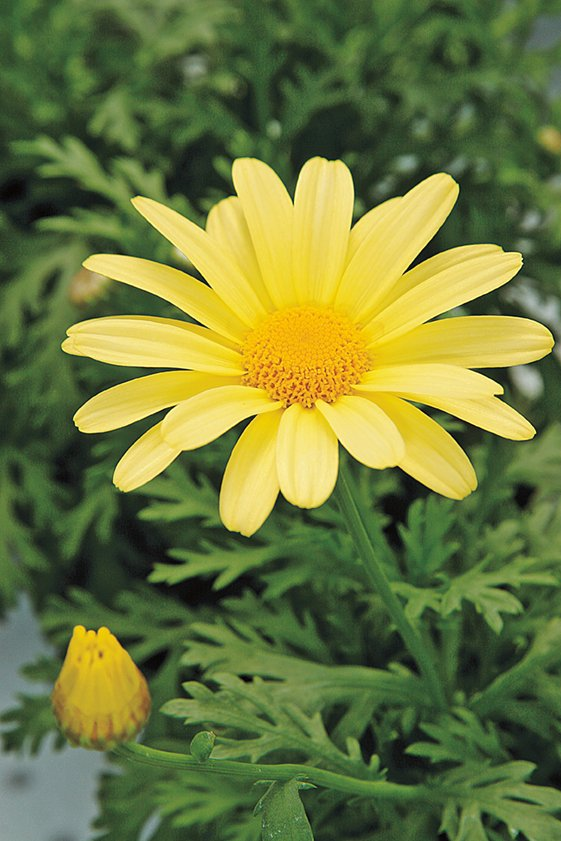
#> input picture a1images/daisy.jpg, 561 x 841 px
$ python task9.py
#> lines starting #> are read from the running program, lines starting #| are printed output that depends on the picture; after the words box and inside, x2 and y2 are one past the last pixel; in counts of white or black regions, pixels touching at a corner belong together
import cv2 as cv
import numpy as np
import matplotlib.pyplot as plt
import os


save_dir = "task9"
os.makedirs(save_dir, exist_ok=True)
# Load the image
img = cv.imread("a1images/daisy.jpg")
#> img is the input picture: shape (841, 561, 3); mean B, G, R 60.7, 120.3, 108.5

# GrabCut segmentation
mask = np.zeros(img.shape[:2], np.uint8)
bgdModel = np.zeros((1, 65), np.float64)
fgdModel = np.zeros((1, 65), np.float64)
rect = (50, 100, 550, 550)

cv.grabCut(img, mask, rect, bgdModel, fgdModel, 5, cv.GC_INIT_WITH_RECT)

# Convert mask to binary foreground/background
mask2 = np.where((mask == 2) | (mask == 0), 0, 1).astype("uint8")
foreground = img * mask2[:, :, np.newaxis]
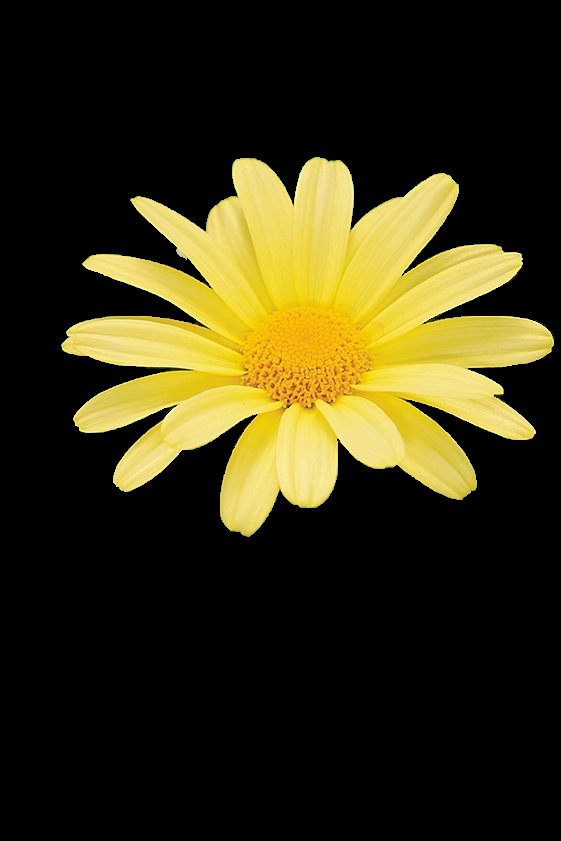
#> foreground: shape (841, 561, 3); mean B, G, R 19.1, 48, 53.7
background = img * (1 - mask2[:, :, np.newaxis])
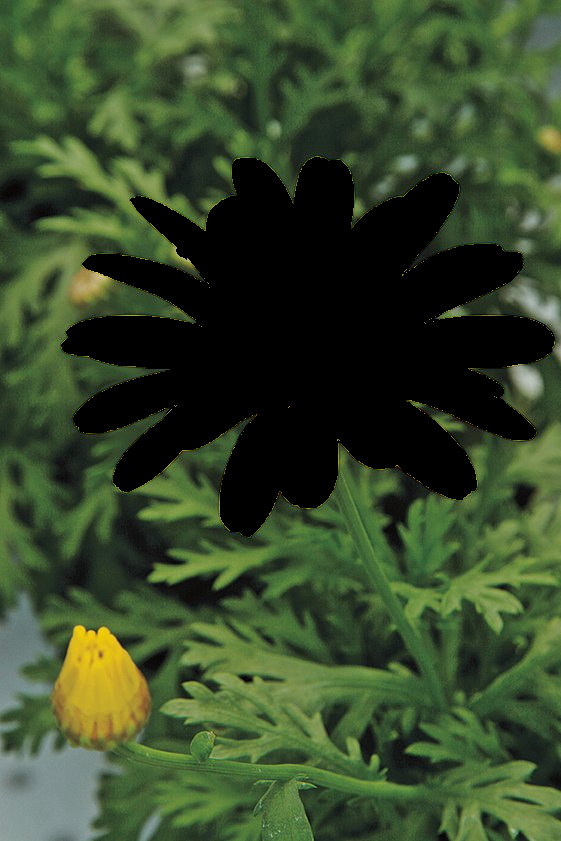
#> background: shape (841, 561, 3); mean B, G, R 41.5, 72.3, 54.8

# Blur background
blurred_bg = cv.GaussianBlur(background, (51, 51), 0)
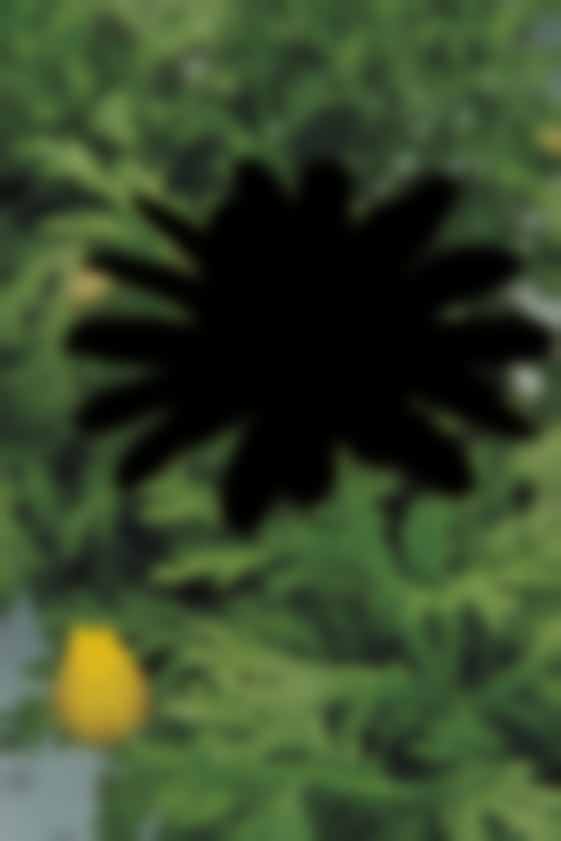
#> blurred_bg: shape (841, 561, 3); mean B, G, R 41.5, 72.3, 54.8
enhanced_img = cv.add(foreground, blurred_bg)
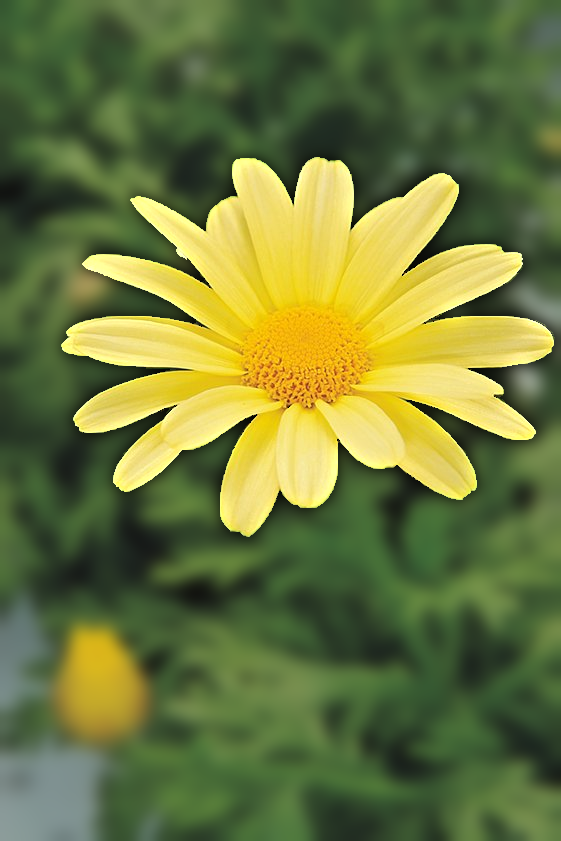
#> enhanced_img: shape (841, 561, 3); mean B, G, R 60.7, 120.2, 108.2

# Convert mask to 3-channel for visualization
mask_vis = cv.cvtColor(mask2 * 255, cv.COLOR_GRAY2BGR)
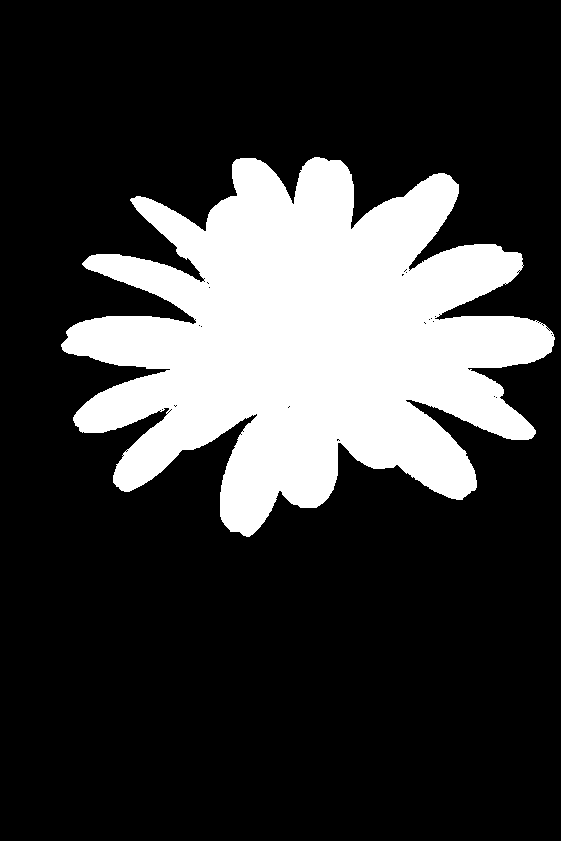
#> mask_vis: shape (841, 561, 3); 22.9% white; 1 white region, box (x1, y1, x2, y2) and area: (61, 157, 555, 537) 107919

# Stack all in 1 row
row_img = np.hstack([mask_vis, foreground, background, img, enhanced_img])
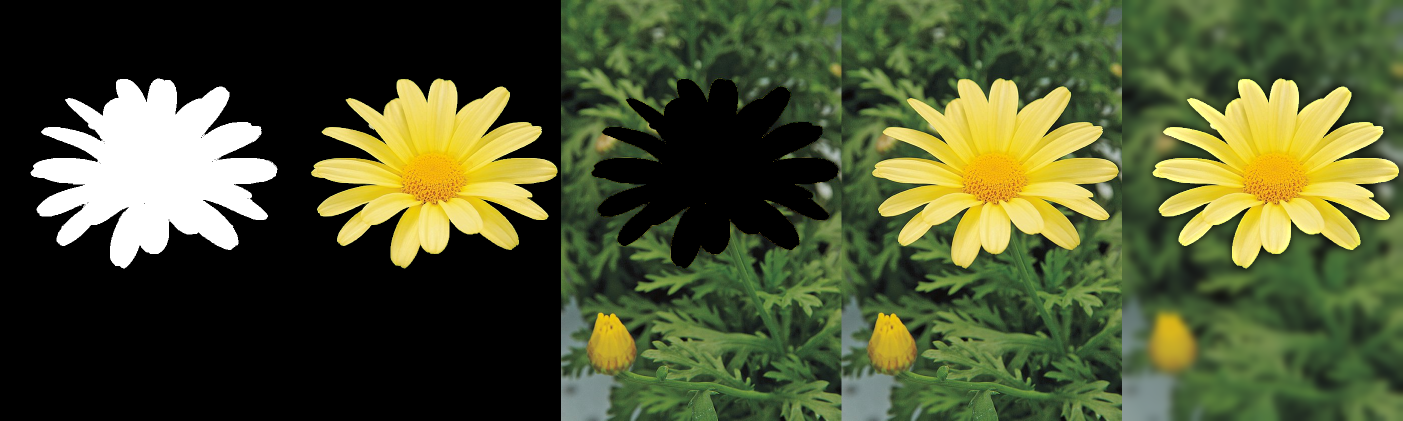
#> row_img: shape (841, 2805, 3) (shown at 1/2 size); mean B, G, R 48.1, 83.8, 76.7

# Save as single image
cv.imwrite(os.path.join(save_dir, "q9_outputs.png"), row_img)


plt.figure(figsize=(20, 5))
plt.imshow(cv.cvtColor(row_img, cv.COLOR_BGR2RGB))
plt.axis("off")
plt.show()

$ run again, with a1images/emma.jpg copied over a1images/daisy.jpg
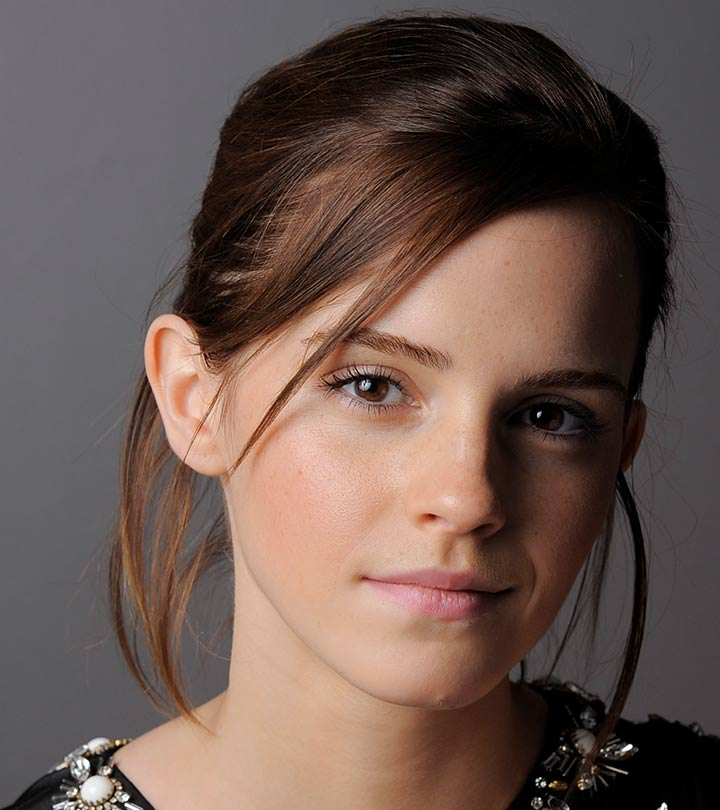
#> input picture a1images/emma.jpg, 720 x 810 px
#> img is the input picture: shape (810, 720, 3); mean B, G, R 80.1, 87.4, 106.8
#> `mask_vis = cv.cvtColor(mask2 * 255, cv.COLOR_GRAY2BGR)`:
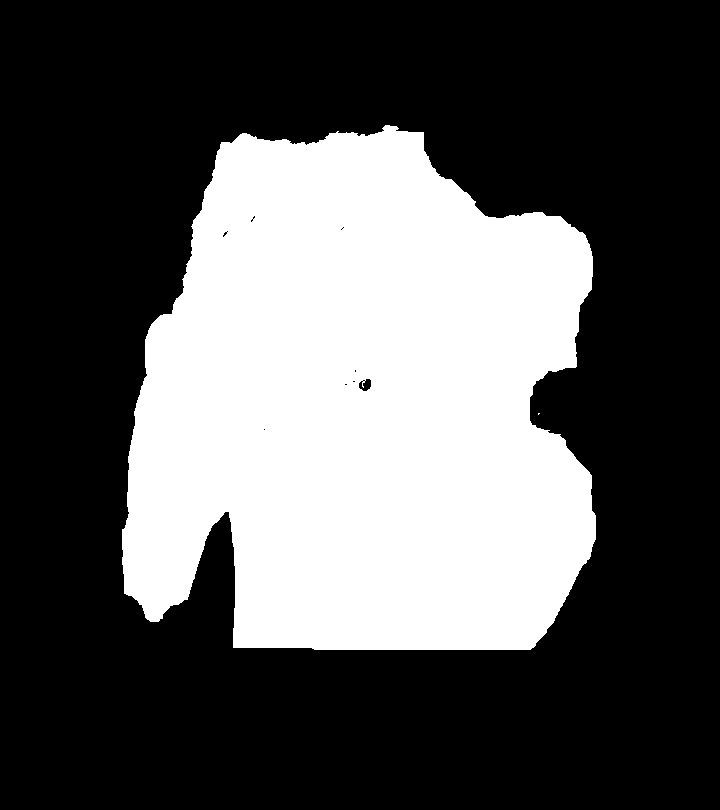
#> mask_vis: shape (810, 720, 3); 33.8% white; 2 white regions (1 under 20 px), largest, box (x1, y1, x2, y2) and area: (122, 125, 596, 650) 197083
#> `row_img = np.hstack([mask_vis, foreground, background, img, enhanced_i..`:
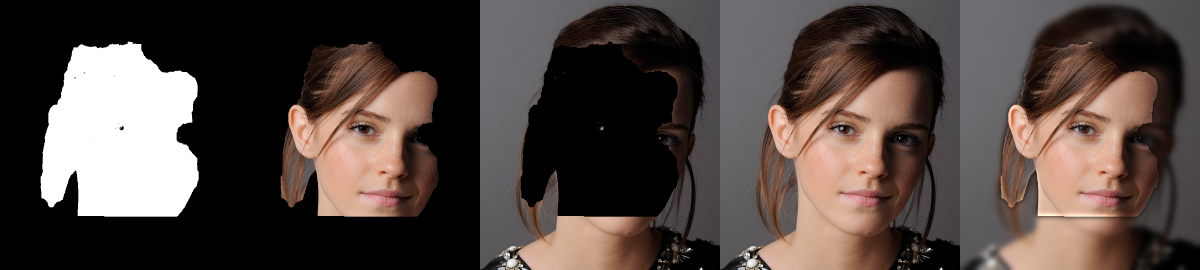
#> row_img: shape (810, 3600, 3) (shown at 1/3 size); mean B, G, R 65.3, 69.7, 81.3
